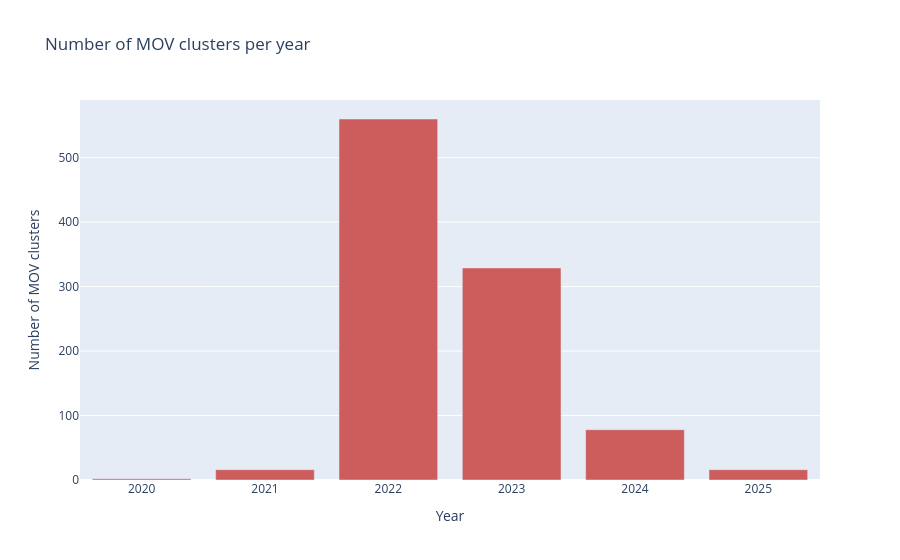

The notebook cell saved with this chart:
### Code cell
year_counts = df_mov["date"].value_counts().reset_index()
year_counts.columns = ["year", "num_mov_clusters"]
year_counts.sort_values(by="year", inplace=True)
fig = px.bar(
    year_counts.sort_values(by="year"),
    x="year", y="num_mov_clusters",
    title="Number of MOV clusters per year",
    color_discrete_sequence=["indianred"]
    
    )
fig.update_layout(xaxis_title="Year", yaxis_title="Number of MOV clusters")
fig.show()

### Figure 1 — Plotly figure (JSON) as saved in the notebook; plotly's stock layout.template omitted (floating-point values rounded to 4 significant figures)
{"data": [{"hovertemplate": "year=%{x}<br>num_mov_clusters=%{y}<extra></extra>", "legendgroup": "", "marker": {"color": "indianred", "pattern": {"shape": ""}}, "name": "", "orientation": "v", "showlegend": false, "textposition": "auto", "type": "bar", "x": [2020, 2021, 2022, 2023, 2024, 2025], "xaxis": "x", "y": [2, 16, 560, 329, 78, 16], "yaxis": "y"}], "layout": {"barmode": "relative", "legend": {"tracegroupgap": 0}, "title": {"text": "Number of MOV clusters per year"}, "xaxis": {"anchor": "y", "domain": [0, 1], "title": {"text": "Year"}}, "yaxis": {"anchor": "x", "domain": [0, 1], "title": {"text": "Number of MOV clusters"}}}}
